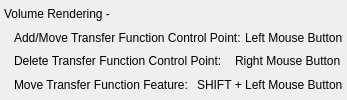
              <widget class="QWidget" name="widget_64" native="true">
               <property name="sizePolicy">
                <sizepolicy hsizetype="Preferred" vsizetype="Fixed">
                 <horstretch>0</horstretch>
                 <verstretch>0</verstretch>
                </sizepolicy>
               </property>
               <layout class="QVBoxLayout" name="verticalLayout_14">
                <property name="spacing">
                 <number>0</number>
                </property>
                <property name="leftMargin">
                 <number>4</number>
                </property>
                <property name="topMargin">
                 <number>2</number>
                </property>
                <property name="rightMargin">
                 <number>4</number>
                </property>
                <property name="bottomMargin">
                 <number>4</number>
                </property>
                <item>
                 <widget class="QLabel" name="label_111">
                  <property name="minimumSize">
                   <size>
                    <width>0</width>
                    <height>20</height>
                   </size>
                  </property>
                  <property name="text">
                   <string>Volume Rendering -</string>
                  </property>
                 </widget>
                </item>
                <item>
                 <layout class="QHBoxLayout" name="horizontalLayout_63" stretch="2,1">
                  <property name="spacing">
                   <number>4</number>
                  </property>
                  <property name="leftMargin">
                   <number>10</number>
                  </property>
                  <item>
                   <widget class="QLabel" name="label_113">
                    <property name="minimumSize">
                     <size>
                      <width>0</width>
                      <height>20</height>
                     </size>
                    </property>
                    <property name="text">
                     <string>Add/Move Transfer Function Control Point:</string>
                    </property>
                   </widget>
                  </item>
                  <item>
                   <widget class="QLabel" name="label_112">
                    <property name="text">
                     <string>Left Mouse Button</string>
                    </property>
                   </widget>
                  </item>
                 </layout>
                </item>
                <item>
                 <layout class="QHBoxLayout" name="horizontalLayout_64" stretch="2,1">
                  <property name="spacing">
                   <number>4</number>
                  </property>
                  <property name="leftMargin">
                   <number>10</number>
                  </property>
                  <item>
                   <widget class="QLabel" name="label_115">
                    <property name="minimumSize">
                     <size>
                      <width>0</width>
                      <height>20</height>
                     </size>
                    </property>
                    <property name="text">
                     <string>Delete Transfer Function Control Point:</string>
                    </property>
                   </widget>
                  </item>
                  <item>
                   <widget class="QLabel" name="label_114">
                    <property name="text">
                     <string>Right Mouse Button</string>
                    </property>
                   </widget>
                  </item>
                 </layout>
                </item>
                <item>
                 <layout class="QHBoxLayout" name="horizontalLayout_65" stretch="2,1">
                  <property name="spacing">
                   <number>4</number>
                  </property>
                  <property name="leftMargin">
                   <number>10</number>
                  </property>
                  <item>
                   <widget class="QLabel" name="label_117">
                    <property name="minimumSize">
                     <size>
                      <width>0</width>
                      <height>20</height>
                     </size>
                    </property>
                    <property name="text">
                     <string>Move Transfer Function Feature:</string>
                    </property>
                   </widget>
                  </item>
                  <item>
                   <widget class="QLabel" name="label_116">
                    <property name="text">
                     <string>SHIFT + Left Mouse Button</string>
                    </property>
                   </widget>
                  </item>
                 </layout>
                </item>
               </layout>
              </widget>
